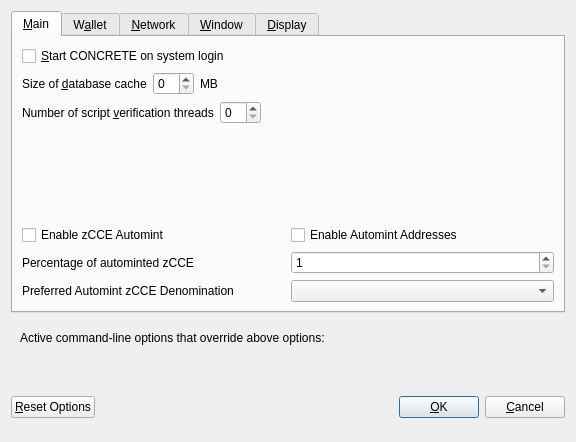
<?xml version="1.0" encoding="UTF-8"?>
<ui version="4.0">
 <class>OptionsDialog</class>
 <widget class="QDialog" name="OptionsDialog">
  <property name="geometry">
   <rect>
    <x>0</x>
    <y>0</y>
    <width>576</width>
    <height>442</height>
   </rect>
  </property>
  <property name="windowTitle">
   <string>Options</string>
  </property>
  <property name="modal">
   <bool>true</bool>
  </property>
  <layout class="QVBoxLayout" name="verticalLayout">
   <item>
    <widget class="QTabWidget" name="tabWidget">
     <property name="currentIndex">
      <number>0</number>
     </property>
     <widget class="QWidget" name="tabMain">
      <attribute name="title">
       <string>&amp;Main</string>
      </attribute>
      <layout class="QVBoxLayout" name="verticalLayout_Main">
       <item>
        <widget class="QCheckBox" name="bitcoinAtStartup">
         <property name="toolTip">
          <string>Automatically start CONCRETE after logging in to the system.</string>
         </property>
         <property name="text">
          <string>&amp;Start CONCRETE on system login</string>
         </property>
        </widget>
       </item>
       <item>
        <layout class="QHBoxLayout" name="horizontalLayout_2_Main">
         <item>
          <widget class="QLabel" name="databaseCacheLabel">
           <property name="text">
            <string>Size of &amp;database cache</string>
           </property>
           <property name="textFormat">
            <enum>Qt::PlainText</enum>
           </property>
           <property name="buddy">
            <cstring>databaseCache</cstring>
           </property>
          </widget>
         </item>
         <item>
          <widget class="QSpinBox" name="databaseCache"/>
         </item>
         <item>
          <widget class="QLabel" name="databaseCacheUnitLabel">
           <property name="text">
            <string>MB</string>
           </property>
           <property name="textFormat">
            <enum>Qt::PlainText</enum>
           </property>
          </widget>
         </item>
         <item>
          <spacer name="horizontalSpacer_2_Main">
           <property name="orientation">
            <enum>Qt::Horizontal</enum>
           </property>
           <property name="sizeHint" stdset="0">
            <size>
             <width>40</width>
             <height>20</height>
            </size>
           </property>
          </spacer>
         </item>
        </layout>
       </item>
       <item>
        <layout class="QHBoxLayout" name="horizontalLayout_3_Main">
         <item>
          <widget class="QLabel" name="threadsScriptVerifLabel">
           <property name="text">
            <string>Number of script &amp;verification threads</string>
           </property>
           <property name="textFormat">
            <enum>Qt::PlainText</enum>
           </property>
           <property name="buddy">
            <cstring>threadsScriptVerif</cstring>
           </property>
          </widget>
         </item>
         <item>
          <widget class="QSpinBox" name="threadsScriptVerif">
           <property name="toolTip">
            <string>(0 = auto, &lt;0 = leave that many cores free)</string>
           </property>
          </widget>
         </item>
         <item>
          <spacer name="horizontalSpacer_3_Main">
           <property name="orientation">
            <enum>Qt::Horizontal</enum>
           </property>
           <property name="sizeHint" stdset="0">
            <size>
             <width>40</width>
             <height>20</height>
            </size>
           </property>
          </spacer>
         </item>
        </layout>
       </item>
       <item>
        <spacer name="verticalSpacer_2">
         <property name="orientation">
          <enum>Qt::Vertical</enum>
         </property>
         <property name="sizeHint" stdset="0">
          <size>
           <width>20</width>
           <height>40</height>
          </size>
         </property>
        </spacer>
       </item>
       <item>
        <widget class="QWidget" name="verticalZcceOptionsWidget" native="true">
         <layout class="QVBoxLayout" name="verticalZcceOptionsLayout">
          <property name="margin">
           <number>0</number>
          </property>
          <item>
           <layout class="QHBoxLayout" name="horizontalAutomintingLayout">
            <item>
             <widget class="QCheckBox" name="checkBoxZeromintEnable">
              <property name="toolTip">
               <string>Enable automatic minting of CCE units to zCCE</string>
              </property>
              <property name="layoutDirection">
               <enum>Qt::LeftToRight</enum>
              </property>
              <property name="text">
               <string>Enable zCCE Automint</string>
              </property>
             </widget>
            </item>
            <item>
             <widget class="QCheckBox" name="checkBoxZeromintAddresses">
              <property name="toolTip">
               <string>Enable automatic zCCE minting from specific addresses</string>
              </property>
              <property name="layoutDirection">
               <enum>Qt::LeftToRight</enum>
              </property>
              <property name="text">
               <string>Enable Automint Addresses</string>
              </property>
             </widget>
            </item>
           </layout>
          </item>
          <item>
           <layout class="QHBoxLayout" name="horizontalZmintPercentageLayout">
            <item>
             <widget class="QLabel" name="percentage_label">
              <property name="toolTip">
               <string>Percentage of incoming CCE which get automatically converted to zCCE via Zerocoin Protocol (min: 10%)</string>
              </property>
              <property name="text">
               <string>Percentage of autominted zCCE</string>
              </property>
             </widget>
            </item>
            <item>
             <widget class="QSpinBox" name="zeromintPercentage">
              <property name="minimum">
               <number>1</number>
              </property>
              <property name="maximum">
               <number>100</number>
              </property>
             </widget>
            </item>
           </layout>
          </item>
          <item>
           <layout class="QHBoxLayout" name="horizontalLayout" stretch="0,0">
            <property name="sizeConstraint">
             <enum>QLayout::SetFixedSize</enum>
            </property>
            <item>
             <widget class="QLabel" name="labelPreferredDenom">
              <property name="maximumSize">
               <size>
                <width>16777215</width>
                <height>16777215</height>
               </size>
              </property>
              <property name="toolTip">
               <string>Wait with automatic conversion to Zerocoin until enough CCE for this denomination is available</string>
              </property>
              <property name="text">
               <string>Preferred Automint zCCE Denomination</string>
              </property>
             </widget>
            </item>
            <item>
             <widget class="QComboBox" name="preferredDenom">
              <property name="maximumSize">
               <size>
                <width>16777215</width>
                <height>27</height>
               </size>
              </property>
              <property name="toolTip">
               <string>Wait with automatic conversion to Zerocoin until enough CCE for this denomination is available</string>
              </property>
              <property name="maxVisibleItems">
               <number>9</number>
              </property>
              <property name="maxCount">
               <number>9</number>
              </property>
             </widget>
            </item>
           </layout>
          </item>
         </layout>
        </widget>
       </item>
      </layout>
     </widget>
     <widget class="QWidget" name="tabWallet">
      <attribute name="title">
       <string>W&amp;allet</string>
      </attribute>
      <layout class="QVBoxLayout" name="verticalLayout_Wallet">
       <item>
        <layout class="QHBoxLayout" name="horizontalLayout_2_Wallet">
         <item>
          <widget class="QLabel" name="labelStakeSplitThresholdText">
           <property name="text">
            <string>Stake split threshold:</string>
           </property>
          </widget>
         </item>
         <item>
          <widget class="QSpinBox" name="spinBoxStakeSplitThreshold">
           <property name="minimum">
            <number>1</number>
           </property>
           <property name="maximum">
            <number>999999</number>
           </property>
          </widget>
         </item>
        </layout>
       </item>
       <item>
        <widget class="QGroupBox" name="groupBox">
         <property name="title">
          <string>Expert</string>
         </property>
         <layout class="QVBoxLayout" name="verticalLayout_2">
          <item>
           <widget class="QCheckBox" name="coinControlFeatures">
            <property name="toolTip">
             <string>Whether to show coin control features or not.</string>
            </property>
            <property name="text">
             <string>Enable coin &amp;control features</string>
            </property>
           </widget>
          </item>
          <item>
           <widget class="QCheckBox" name="showMasternodesTab">
            <property name="toolTip">
             <string>Show additional tab listing all your masternodes in first sub-tab&lt;br/&gt;and all masternodes on the network in second sub-tab.</string>
            </property>
            <property name="text">
             <string>Show Masternodes Tab</string>
            </property>
           </widget>
          </item>
          <item>
           <widget class="QCheckBox" name="spendZeroConfChange">
            <property name="toolTip">
             <string>If you disable the spending of unconfirmed change, the change from a transaction&lt;br/&gt;cannot be used until that transaction has at least one confirmation.&lt;br/&gt;This also affects how your balance is computed.</string>
            </property>
            <property name="text">
             <string>&amp;Spend unconfirmed change</string>
            </property>
           </widget>
          </item>
         </layout>
        </widget>
       </item>
       <item>
        <spacer name="verticalSpacer_Wallet">
         <property name="orientation">
          <enum>Qt::Vertical</enum>
         </property>
         <property name="sizeHint" stdset="0">
          <size>
           <width>20</width>
           <height>40</height>
          </size>
         </property>
        </spacer>
       </item>
      </layout>
     </widget>
     <widget class="QWidget" name="tabNetwork">
      <attribute name="title">
       <string>&amp;Network</string>
      </attribute>
      <layout class="QVBoxLayout" name="verticalLayout_Network">
       <item>
        <widget class="QCheckBox" name="mapPortUpnp">
         <property name="toolTip">
          <string>Automatically open the CONCRETE client port on the router. This only works when your router supports UPnP and it is enabled.</string>
         </property>
         <property name="text">
          <string>Map port using &amp;UPnP</string>
         </property>
        </widget>
       </item>
       <item>
        <widget class="QCheckBox" name="allowIncoming">
         <property name="toolTip">
          <string>Accept connections from outside</string>
         </property>
         <property name="text">
          <string>Allow incoming connections</string>
         </property>
        </widget>
       </item>
       <item>
        <widget class="QCheckBox" name="connectSocks">
         <property name="toolTip">
          <string>Connect to the CONCRETE network through a SOCKS5 proxy.</string>
         </property>
         <property name="text">
          <string>&amp;Connect through SOCKS5 proxy (default proxy):</string>
         </property>
        </widget>
       </item>
       <item>
        <layout class="QHBoxLayout" name="horizontalLayout_1_Network">
         <item>
          <widget class="QLabel" name="proxyIpLabel">
           <property name="text">
            <string>Proxy &amp;IP:</string>
           </property>
           <property name="textFormat">
            <enum>Qt::PlainText</enum>
           </property>
           <property name="buddy">
            <cstring>proxyIp</cstring>
           </property>
          </widget>
         </item>
         <item>
          <widget class="QValidatedLineEdit" name="proxyIp">
           <property name="minimumSize">
            <size>
             <width>140</width>
             <height>0</height>
            </size>
           </property>
           <property name="maximumSize">
            <size>
             <width>140</width>
             <height>16777215</height>
            </size>
           </property>
           <property name="toolTip">
            <string>IP address of the proxy (e.g. IPv4: 127.0.0.1 / IPv6: ::1)</string>
           </property>
          </widget>
         </item>
         <item>
          <widget class="QLabel" name="proxyPortLabel">
           <property name="text">
            <string>&amp;Port:</string>
           </property>
           <property name="textFormat">
            <enum>Qt::PlainText</enum>
           </property>
           <property name="buddy">
            <cstring>proxyPort</cstring>
           </property>
          </widget>
         </item>
         <item>
          <widget class="QLineEdit" name="proxyPort">
           <property name="minimumSize">
            <size>
             <width>55</width>
             <height>0</height>
            </size>
           </property>
           <property name="maximumSize">
            <size>
             <width>55</width>
             <height>16777215</height>
            </size>
           </property>
           <property name="toolTip">
            <string>Port of the proxy (e.g. 9050)</string>
           </property>
          </widget>
         </item>
         <item>
          <spacer name="horizontalSpacer_1_Network">
           <property name="orientation">
            <enum>Qt::Horizontal</enum>
           </property>
           <property name="sizeHint" stdset="0">
            <size>
             <width>40</width>
             <height>20</height>
            </size>
           </property>
          </spacer>
         </item>
        </layout>
       </item>
       <item>
        <spacer name="verticalSpacer_Network">
         <property name="orientation">
          <enum>Qt::Vertical</enum>
         </property>
         <property name="sizeHint" stdset="0">
          <size>
           <width>20</width>
           <height>40</height>
          </size>
         </property>
        </spacer>
       </item>
      </layout>
     </widget>
     <widget class="QWidget" name="tabWindow">
      <attribute name="title">
       <string>&amp;Window</string>
      </attribute>
      <layout class="QVBoxLayout" name="verticalLayout_Window">
       <item>
        <widget class="QCheckBox" name="minimizeToTray">
         <property name="toolTip">
          <string>Show only a tray icon after minimizing the window.</string>
         </property>
         <property name="text">
          <string>&amp;Minimize to the tray instead of the taskbar</string>
         </property>
        </widget>
       </item>
       <item>
        <widget class="QCheckBox" name="minimizeOnClose">
         <property name="toolTip">
          <string>Minimize instead of exit the application when the window is closed. When this option is enabled, the application will be closed only after selecting Quit in the menu.</string>
         </property>
         <property name="text">
          <string>M&amp;inimize on close</string>
         </property>
        </widget>
       </item>
       <item>
        <spacer name="verticalSpacer_Window">
         <property name="orientation">
          <enum>Qt::Vertical</enum>
         </property>
         <property name="sizeHint" stdset="0">
          <size>
           <width>20</width>
           <height>40</height>
          </size>
         </property>
        </spacer>
       </item>
      </layout>
     </widget>
     <widget class="QWidget" name="tabDisplay">
      <attribute name="title">
       <string>&amp;Display</string>
      </attribute>
      <layout class="QVBoxLayout" name="verticalLayout_Display">
       <item>
        <layout class="QHBoxLayout" name="horizontalLayout_1_Display">
         <item>
          <widget class="QLabel" name="langLabel">
           <property name="text">
            <string>User Interface &amp;language:</string>
           </property>
           <property name="textFormat">
            <enum>Qt::PlainText</enum>
           </property>
           <property name="buddy">
            <cstring>lang</cstring>
           </property>
          </widget>
         </item>
         <item>
          <widget class="QValueComboBox" name="lang">
           <property name="toolTip">
            <string>The user interface language can be set here. This setting will take effect after restarting CONCRETE.</string>
           </property>
          </widget>
         </item>
        </layout>
       </item>
       <item>
        <widget class="QLabel" name="label_3">
         <property name="toolTip">
          <string notr="true"/>
         </property>
         <property name="statusTip">
          <string notr="true"/>
         </property>
         <property name="whatsThis">
          <string notr="true"/>
         </property>
         <property name="accessibleName">
          <string notr="true"/>
         </property>
         <property name="text">
          <string>Language missing or translation incomplete? Help contributing translations here:
https://www.transifex.com/concrete-project/concrete-project-translations</string>
         </property>
         <property name="wordWrap">
          <bool>true</bool>
         </property>
         <property name="openExternalLinks">
          <bool>true</bool>
         </property>
         <property name="textInteractionFlags">
          <set>Qt::TextBrowserInteraction</set>
         </property>
        </widget>
       </item>
       <item>
        <layout class="QHBoxLayout" name="horizontalLayout_2_Display" stretch="0,0">
         <item>
          <widget class="QLabel" name="themeLabel">
           <property name="text">
            <string>User Interface Theme:</string>
           </property>
          </widget>
         </item>
         <item>
          <widget class="QValueComboBox" name="theme"/>
         </item>
        </layout>
       </item>
       <item>
        <widget class="QWidget" name="verticalZcceDisplayWidget" native="true">
         <layout class="QVBoxLayout" name="verticalZcceDisplayLayout">
          <property name="margin">
           <number>0</number>
          </property>
          <item>
           <widget class="Line" name="line">
            <property name="orientation">
             <enum>Qt::Horizontal</enum>
            </property>
           </widget>
          </item>
          <item>
           <layout class="QHBoxLayout" name="horizontalLayout_3_Display">
            <item>
             <widget class="QLabel" name="unitLabel">
              <property name="text">
               <string>Unit to show amounts in:</string>
              </property>
              <property name="textFormat">
               <enum>Qt::PlainText</enum>
              </property>
             </widget>
            </item>
            <item>
             <widget class="QValueComboBox" name="unit">
              <property name="toolTip">
               <string>Choose the default subdivision unit to show in the interface and when sending coins.</string>
              </property>
             </widget>
            </item>
           </layout>
          </item>
          <item>
           <layout class="QHBoxLayout" name="horizontalLayout_4_Display">
            <item>
             <widget class="QLabel" name="digitsLabel">
              <property name="text">
               <string>Decimal digits</string>
              </property>
             </widget>
            </item>
            <item>
             <widget class="QValueComboBox" name="digits"/>
            </item>
           </layout>
          </item>
          <item>
           <layout class="QHBoxLayout" name="horizontalLayout_5_Display">
            <item>
             <widget class="QCheckBox" name="checkBoxHideZeroBalances">
              <property name="toolTip">
               <string>Hide empty balances</string>
              </property>
              <property name="layoutDirection">
               <enum>Qt::LeftToRight</enum>
              </property>
              <property name="text">
               <string>Hide empty balances</string>
              </property>
             </widget>
            </item>
            <item>
             <widget class="QCheckBox" name="checkBoxHideOrphans">
              <property name="toolTip">
               <string>Hide orphan stakes in transaction lists</string>
              </property>
              <property name="text">
               <string>Hide orphan stakes</string>
              </property>
             </widget>
            </item>
            <item>
             <spacer name="horizontalSpacer">
              <property name="orientation">
               <enum>Qt::Horizontal</enum>
              </property>
              <property name="sizeHint" stdset="0">
               <size>
                <width>40</width>
                <height>20</height>
               </size>
              </property>
             </spacer>
            </item>
           </layout>
          </item>
          <item>
           <layout class="QHBoxLayout" name="horizontalLayout_6_Display">
            <item>
             <widget class="QLabel" name="thirdPartyTxUrlsLabel">
              <property name="toolTip">
               <string>Third party URLs (e.g. a block explorer) that appear in the transactions tab as context menu items. %s in the URL is replaced by transaction hash. Multiple URLs are separated by vertical bar |.</string>
              </property>
              <property name="text">
               <string>Third party transaction URLs</string>
              </property>
             </widget>
            </item>
            <item>
             <widget class="QLineEdit" name="thirdPartyTxUrls">
              <property name="toolTip">
               <string>Third party URLs (e.g. a block explorer) that appear in the transactions tab as context menu items. %s in the URL is replaced by transaction hash. Multiple URLs are separated by vertical bar |.</string>
              </property>
             </widget>
            </item>
           </layout>
          </item>
         </layout>
        </widget>
       </item>
       <item>
        <spacer name="verticalSpacer">
         <property name="orientation">
          <enum>Qt::Vertical</enum>
         </property>
         <property name="sizeHint" stdset="0">
          <size>
           <width>20</width>
           <height>40</height>
          </size>
         </property>
        </spacer>
       </item>
      </layout>
     </widget>
    </widget>
   </item>
   <item>
    <widget class="QFrame" name="frame">
     <layout class="QVBoxLayout" name="verticalLayout_Bottom">
      <item>
       <layout class="QHBoxLayout" name="horizontalLayout_Bottom">
        <item>
         <widget class="QLabel" name="overriddenByCommandLineInfoLabel">
          <property name="text">
           <string>Active command-line options that override above options:</string>
          </property>
          <property name="textFormat">
           <enum>Qt::PlainText</enum>
          </property>
         </widget>
        </item>
        <item>
         <spacer name="horizontalSpacer_Bottom">
          <property name="orientation">
           <enum>Qt::Horizontal</enum>
          </property>
          <property name="sizeHint" stdset="0">
           <size>
            <width>40</width>
            <height>20</height>
           </size>
          </property>
         </spacer>
        </item>
       </layout>
      </item>
      <item>
       <widget class="QLabel" name="overriddenByCommandLineLabel">
        <property name="text">
         <string/>
        </property>
        <property name="textFormat">
         <enum>Qt::PlainText</enum>
        </property>
        <property name="wordWrap">
         <bool>true</bool>
        </property>
       </widget>
      </item>
     </layout>
    </widget>
   </item>
   <item>
    <layout class="QHBoxLayout" name="horizontalLayout_Buttons">
     <item>
      <widget class="QPushButton" name="resetButton">
       <property name="toolTip">
        <string>Reset all client options to default.</string>
       </property>
       <property name="text">
        <string>&amp;Reset Options</string>
       </property>
       <property name="autoDefault">
        <bool>false</bool>
       </property>
      </widget>
     </item>
     <item>
      <spacer name="horizontalSpacer_1">
       <property name="orientation">
        <enum>Qt::Horizontal</enum>
       </property>
       <property name="sizeHint" stdset="0">
        <size>
         <width>40</width>
         <height>48</height>
        </size>
       </property>
      </spacer>
     </item>
     <item>
      <widget class="QLabel" name="statusLabel">
       <property name="minimumSize">
        <size>
         <width>200</width>
         <height>0</height>
        </size>
       </property>
       <property name="font">
        <font>
         <weight>75</weight>
         <bold>true</bold>
        </font>
       </property>
       <property name="text">
        <string/>
       </property>
       <property name="textFormat">
        <enum>Qt::PlainText</enum>
       </property>
       <property name="wordWrap">
        <bool>true</bool>
       </property>
      </widget>
     </item>
     <item>
      <spacer name="horizontalSpacer_2">
       <property name="orientation">
        <enum>Qt::Horizontal</enum>
       </property>
       <property name="sizeHint" stdset="0">
        <size>
         <width>40</width>
         <height>48</height>
        </size>
       </property>
      </spacer>
     </item>
     <item>
      <widget class="QPushButton" name="okButton">
       <property name="text">
        <string>&amp;OK</string>
       </property>
       <property name="autoDefault">
        <bool>false</bool>
       </property>
       <property name="default">
        <bool>true</bool>
       </property>
      </widget>
     </item>
     <item>
      <widget class="QPushButton" name="cancelButton">
       <property name="text">
        <string>&amp;Cancel</string>
       </property>
       <property name="autoDefault">
        <bool>false</bool>
       </property>
      </widget>
     </item>
    </layout>
   </item>
  </layout>
 </widget>
 <customwidgets>
  <customwidget>
   <class>QValidatedLineEdit</class>
   <extends>QLineEdit</extends>
   <header>qvalidatedlineedit.h</header>
  </customwidget>
  <customwidget>
   <class>QValueComboBox</class>
   <extends>QComboBox</extends>
   <header>qvaluecombobox.h</header>
  </customwidget>
 </customwidgets>
 <resources/>
 <connections/>
</ui>
